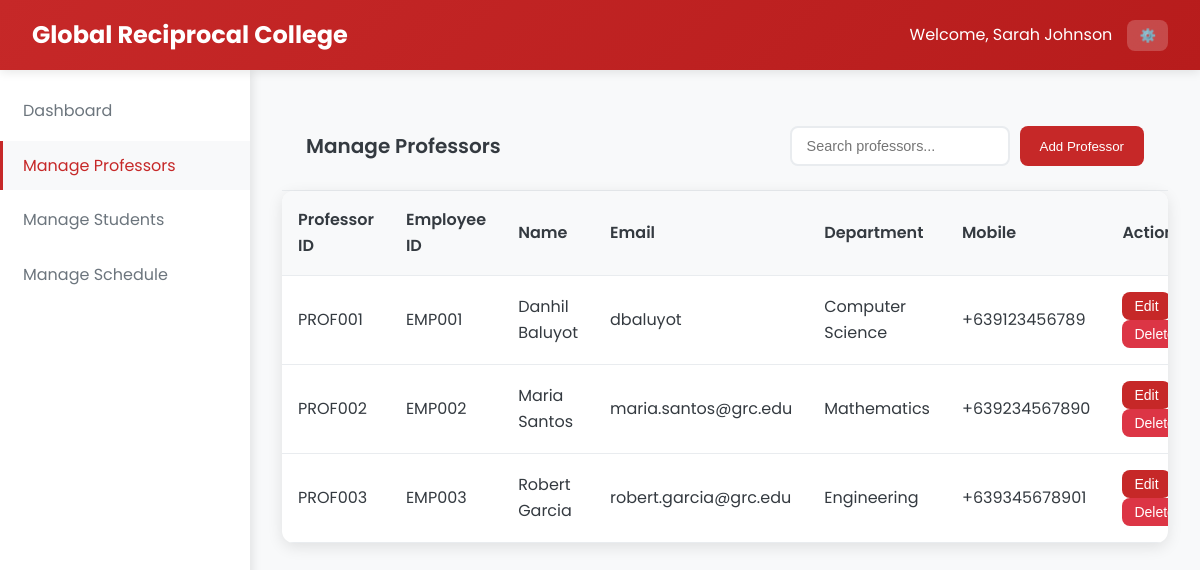
The app's page /admin_manage_professors.php (signed in) with its own data.
### tables this page shows
CREATE TABLE IF NOT EXISTS professors (
    professor_id VARCHAR(20) PRIMARY KEY,
    employee_id VARCHAR(20) UNIQUE NOT NULL,
    first_name VARCHAR(50) NOT NULL,
    last_name VARCHAR(50) NOT NULL,
    email VARCHAR(100) UNIQUE NOT NULL,
    password VARCHAR(255) NOT NULL,
    department VARCHAR(100) NOT NULL,
    mobile VARCHAR(15) NOT NULL,
    created_at DATETIME NOT NULL,
    updated_at DATETIME NOT NULL
);

### admin_manage_professors.php (the view, shortened to what this page needs)
<?php
require_once 'db.php';
$search = isset($_GET['search']) ? $_GET['search'] : '';
$query = "SELECT * FROM professors";
if (!empty($search)) {
    $query .= " WHERE first_name LIKE ? OR last_name LIKE ? OR email LIKE ? OR department LIKE ?";
    $stmt = $pdo->prepare($query);
    $stmt->execute(["%$search%", "%$search%", "%$search%", "%$search%"]);
} else {
    $stmt = $pdo->query($query);
}
$professors = $stmt->fetchAll();
?>
<!DOCTYPE html>
<html lang="en">
<head>
    <link rel="stylesheet" href="css/styles.css">
</head>
<body>
    <nav class="navbar">
        <div class="navbar-brand">
            Global Reciprocal College
        </div>
        <div class="navbar-user">
            <span>Welcome, <?php echo $_SESSION['name']; ?></span>
            <div class="user-dropdown">
                <button class="dropdown-toggle">⚙️</button>
            </div>
        </div>
    </nav>
    <aside class="sidebar">
        <ul class="sidebar-menu">
            <li class="sidebar-item">
                <a href="admin_dashboard.php" class="sidebar-link">Dashboard</a>
            </li>
            <li class="sidebar-item">
                <a href="admin_manage_professors.php" class="sidebar-link active">Manage Professors</a>
            </li>
            <li class="sidebar-item">
                <a href="admin_manage_students.php" class="sidebar-link">Manage Students</a>
            </li>
            <li class="sidebar-item">
                <a href="admin_manage_schedule.php" class="sidebar-link">Manage Schedule</a>
            </li>
        </ul>
    </aside>
    <main class="main-content">
        <div class="table-header">
            <h2 class="table-title">Manage Professors</h2>
            <div class="table-actions">
                <input type="text" class="search-input" placeholder="Search professors..."
                       value="<?php echo htmlspecialchars($search); ?>"
                       onkeyup="if(event.key === 'Enter') searchProfessors(this.value)">
                <button class="btn btn-primary" onclick="openModal('addProfessorModal')">Add Professor</button>
            </div>
        </div>
        <div class="table-container">
            <table class="table">
                <thead>
                    <tr>
                        <th>Professor ID</th>
                        <th>Employee ID</th>
                        <th>Name</th>
                        <th>Email</th>
                        <th>Department</th>
                        <th>Mobile</th>
                        <th>Actions</th>
                    </tr>
                </thead>
                <tbody>
                    <?php foreach ($professors as $professor): ?>
                    <tr>
                        <td><?php echo $professor['professor_id']; ?></td>
                        <td><?php echo $professor['employee_id']; ?></td>
                        <td><?php echo $professor['first_name'] . ' ' . $professor['last_name']; ?></td>
                        <td><?php echo $professor['email']; ?></td>
                        <td><?php echo $professor['department']; ?></td>
                        <td><?php echo $professor['mobile']; ?></td>
                        <td>
                            <button class="btn btn-sm btn-primary" onclick="editProfessor(<?php echo htmlspecialchars(json_encode($professor)); ?>)">Edit</button>
                            <form action="" method="POST" style="display:inline;">
                                <button type="submit" class="btn btn-sm btn-danger" onclick="return confirm('Are you sure you want to delete this professor?')">Delete</button>
                            </form>
                        </td>
                    </tr>
                    <?php endforeach; ?>
                </tbody>
            </table>
        </div>
    </main>
</body>
</html>

### css/styles.css (style rules this page uses)
:root { --primary: #C62828; --primary-dark: #B71C1C; --primary-light: #EF5350; --secondary: #2E7D32; --accent: #1565C0; --light: #f8f9fa; --dark: #343a40; --gray: #6c757d; --light-gray: #e9ecef; --success: #28a745; --warning: #ffc107; --danger: #dc3545; --info: #17a2b8; }
* { margin: 0; padding: 0; box-sizing: border-box; }
body { font-family: 'Poppins', sans-serif; background-color: var(--light); color: var(--dark); line-height: 1.6; }
.navbar { background: linear-gradient(135deg, var(--primary) 0%, var(--primary-dark) 100%); color: white; padding: 1rem 2rem; display: flex; justify-content: space-between; align-items: center; box-shadow: 0 2px 10px rgba(0, 0, 0, 0.1); position: sticky; top: 0; z-index: 1000; }
.navbar-brand { font-size: 1.5rem; font-weight: 700; display: flex; align-items: center; gap: 10px; }
.navbar-user { display: flex; align-items: center; gap: 15px; }
.user-dropdown { position: relative; }
.dropdown-toggle { background: rgba(255, 255, 255, 0.2); border: none; color: white; padding: 8px 12px; border-radius: 8px; cursor: pointer; transition: background-color 0.3s ease; }
.sidebar { width: 250px; background: white; height: calc(100vh - 70px); position: fixed; left: 0; top: 70px; box-shadow: 2px 0 10px rgba(0, 0, 0, 0.1); overflow-y: auto; }
.sidebar-menu { list-style: none; padding: 1rem 0; }
.sidebar-item { margin-bottom: 5px; }
.sidebar-link { display: flex; align-items: center; padding: 12px 20px; color: var(--gray); text-decoration: none; transition: all 0.3s ease; border-left: 3px solid transparent; }
.sidebar-link.active { background: var(--light); color: var(--primary); border-left-color: var(--primary); }
.main-content { margin-left: 250px; padding: 2rem; min-height: calc(100vh - 70px); background: var(--light); }
.table-container { background: white; border-radius: 12px; box-shadow: 0 4px 15px rgba(0, 0, 0, 0.1); overflow: hidden; margin-bottom: 2rem; }
.table-header { padding: 1.5rem; border-bottom: 1px solid var(--light-gray); display: flex; justify-content: space-between; align-items: center; }
.table-title { font-size: 1.25rem; font-weight: 600; color: var(--dark); }
.table-actions { display: flex; gap: 10px; }
.table { width: 100%; border-collapse: collapse; }
.table th, .table td { padding: 1rem; text-align: left; border-bottom: 1px solid var(--light-gray); }
.table th { background: var(--light); font-weight: 600; color: var(--dark); }
.btn { padding: 10px 20px; border: none; border-radius: 8px; cursor: pointer; font-weight: 500; transition: all 0.3s ease; text-decoration: none; display: inline-block; }
.btn-primary { background: var(--primary); color: white; }
.btn-danger { background: var(--danger); color: white; }
.btn-sm { padding: 6px 12px; font-size: 0.875rem; }
.search-input { flex: 1; padding: 10px 15px; border: 2px solid var(--light-gray); border-radius: 8px; font-size: 0.9rem; }

### records on screen
professors: professor_id "PROF001", employee "EMP001", first_name "Danhil", last_name "Baluyot", email "dbaluyot", department "Computer Science", mobile "+639123456789"
professors: professor_id "PROF002", employee "EMP002", first_name "Maria", last_name "Santos", email "maria.santos@grc.edu", department "Mathematics", mobile "+639234567890"
professors: professor_id "PROF003", employee "EMP003", first_name "Robert", last_name "Garcia", email "robert.garcia@grc.edu", department "Engineering", mobile "+639345678901"

### other values on screen
$_SESSION['name'] "Sarah Johnson"
